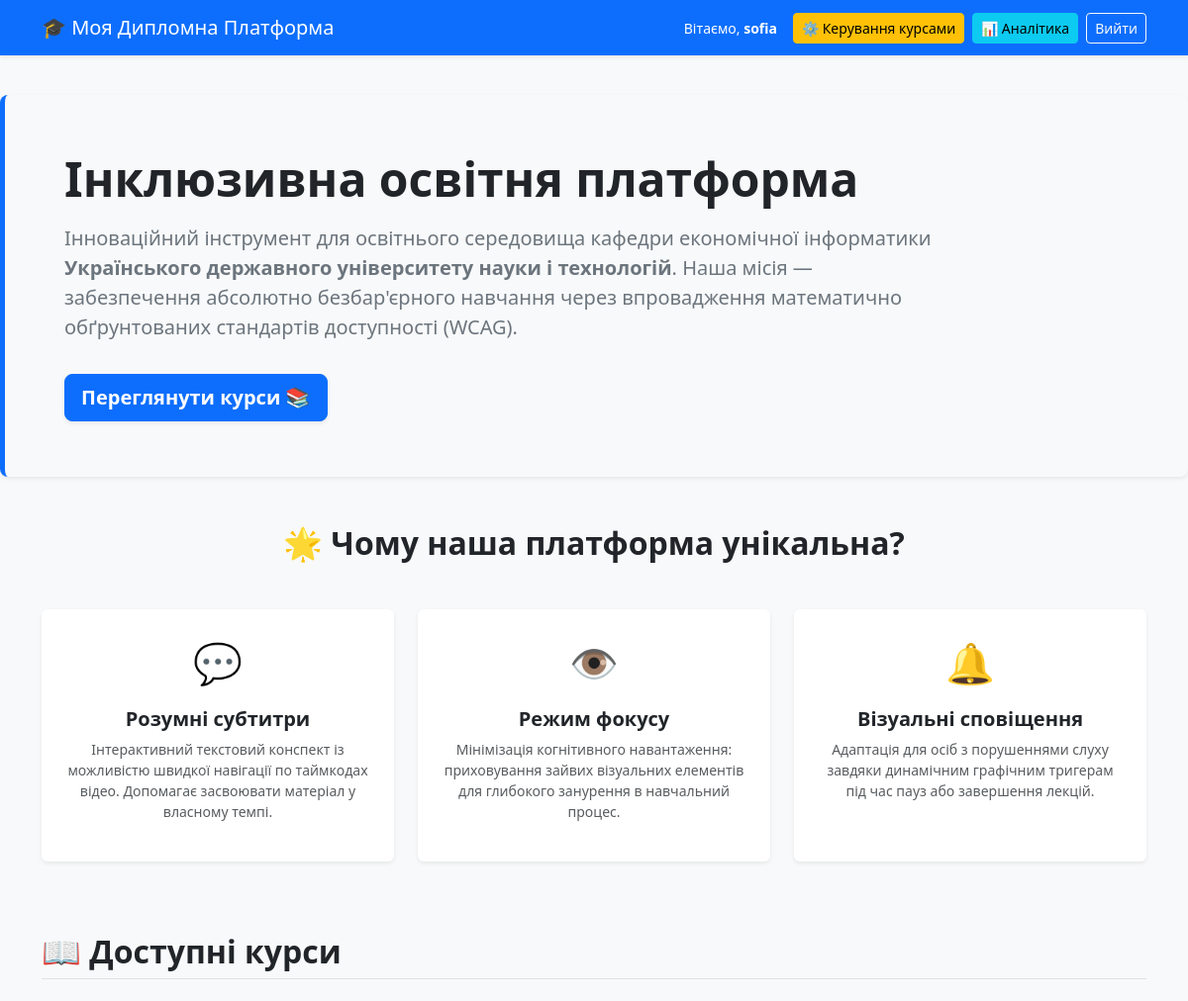
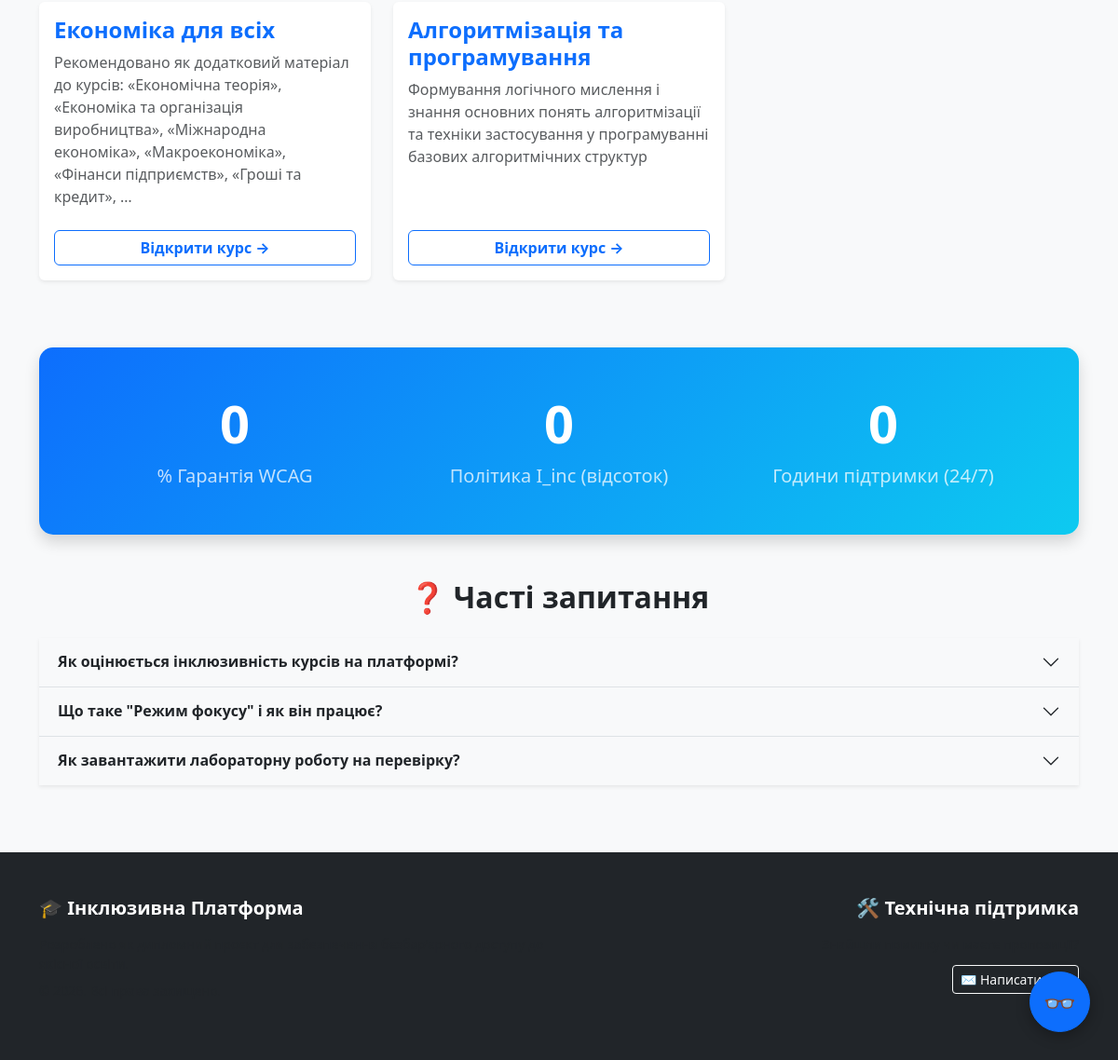
The app's page / (signed in) with its own data (2 pictures, top to bottom).
### courses/models.py (models this page shows, shortened)
class Course(models.Model):
    title = models.CharField(max_length=200, verbose_name="Назва курсу")
    description = models.TextField(verbose_name="Опис курсу")
    author = models.ForeignKey(User, on_delete=models.CASCADE, related_name='courses',
                               limit_choices_to={'is_staff': True}, verbose_name="Автор/Викладач", default=1)
    is_published = models.BooleanField(default=False, verbose_name="Статус публікації")

### courses/views.py (the view)
# urls.py: path('', views.course_list, name='course_list'),
def course_list(request):
    courses = Course.objects.all()
    return render(request, 'courses/course_list.html', {'courses': courses})

### courses/templatetags/role_tags.py (called while the page is built)
@register.filter(name='has_role')
def has_role(user, group_name):
    if not user.is_authenticated:
        return False
    if user.is_superuser:
        return True
    return user.groups.filter(name=group_name).exists()

### courses/templates/courses/course_list.html (shortened to what this page needs)
{% extends 'courses/base.html' %}
{% block content %}
<div class="p-5 mb-5 bg-light rounded-3 shadow-sm mt-3 border-start border-5 border-primary">
    <div class="container-fluid py-2">
        <h1 class="display-5 fw-bold text-dark">Інклюзивна освітня платформа</h1>
        <p class="col-md-10 fs-5 mt-3 text-secondary">
            Інноваційний інструмент для освітнього середовища кафедри економічної інформатики <strong>Українського державного університету науки і технологій</strong>. Наша місія — забезпечення абсолютно безбар'єрного навчання через впровадження математично обґрунтованих стандартів доступності (WCAG).
        </p>
        <a href="#courses-section" class="btn btn-primary btn-lg mt-3 fw-bold shadow-sm">Переглянути курси 📚</a>
    </div>
</div>
<div class="container mb-5">
    <h2 class="text-center mb-4 text-dark fw-bold">🌟 Чому наша платформа унікальна?</h2>
    <div class="row text-center g-4 mt-2">
        <div class="col-md-4">
            <div class="card h-100 border-0 shadow-sm">
                <div class="card-body p-4">
                    <div class="icon-box">💬</div>
                    <h5 class="fw-bold">Розумні субтитри</h5>
                    <p class="text-muted small">Інтерактивний текстовий конспект із можливістю швидкої навігації по таймкодах відео. Допомагає засвоювати матеріал у власному темпі.</p>
                </div>
            </div>
        </div>
        <div class="col-md-4">
            <div class="card h-100 border-0 shadow-sm">
                <div class="card-body p-4">
                    <div class="icon-box">👁️</div>
                    <h5 class="fw-bold">Режим фокусу</h5>
                    <p class="text-muted small">Мінімізація когнітивного навантаження: приховування зайвих візуальних елементів для глибокого занурення в навчальний процес.</p>
                </div>
            </div>
        </div>
        <div class="col-md-4">
            <div class="card h-100 border-0 shadow-sm">
                <div class="card-body p-4">
                    <div class="icon-box">🔔</div>
                    <h5 class="fw-bold">Візуальні сповіщення</h5>
                    <p class="text-muted small">Адаптація для осіб з порушеннями слуху завдяки динамічним графічним тригерам під час пауз або завершення лекцій.</p>
                </div>
            </div>
        </div>
    </div>
</div>
<div id="courses-section" class="container mb-5 pt-4">
    <h2 class="text-dark mb-4 fw-bold border-bottom pb-2">📖 Доступні курси</h2>
    <div class="row">
        {% for course in courses %}
            <div class="col-md-6 col-lg-4 mb-4">
                <div class="card shadow-sm h-100 border-0">
                    <div class="card-body d-flex flex-column">
                        <h4 class="card-title text-primary fw-bold">{{ course.title }}</h4>
                        <p class="card-text text-muted mb-4" style="flex-grow: 1;">{{ course.description|truncatewords:20 }}</p>
                        <a href="{% url 'lesson_detail' course.id %}" class="btn btn-outline-primary w-100 fw-bold">Відкрити курс →</a>
                    </div>
                </div>
            </div>
        {% empty %}
            <div class="col-12 text-center py-4">
                <p class="text-muted">Наразі немає опублікованих курсів. Загляньте сюди згодом!</p>
            </div>
        {% endfor %}
    </div>
</div>
<div class="container mb-5">
    <div class="stat-bg p-5 shadow">
        <div class="row text-center">
            <div class="col-md-4 mb-3 mb-md-0">
                <h2 class="display-4 fw-bold counter" data-target="100">0</h2>
                <span class="fs-5 opacity-75">% Гарантія WCAG</span>
            </div>
            <div class="col-md-4 mb-3 mb-md-0">
                <h2 class="display-4 fw-bold counter" data-target="80">0</h2>
                <span class="fs-5 opacity-75">Політика I_inc (відсоток)</span>
            </div>
            <div class="col-md-4">
                <h2 class="display-4 fw-bold counter" data-target="24">0</h2>
                <span class="fs-5 opacity-75">Години підтримки (24/7)</span>
            </div>
        </div>
    </div>
</div>
<div class="container mb-5 pb-4">
    <h2 class="text-center mb-4 text-dark fw-bold">❓ Часті запитання</h2>
    <div class="accordion shadow-sm" id="faqAccordion">
        <div class="accordion-item border-0 border-bottom">
            <h2 class="accordion-header" id="headingOne">
                <button class="accordion-button collapsed fw-bold bg-light" type="button" data-bs-toggle="collapse" data-bs-target="#collapseOne" aria-expanded="false" aria-controls="collapseOne">
                    Як оцінюється інклюзивність курсів на платформі?
                </button>
            </h2>
        </div>
        <div class="accordion-item border-0 border-bottom">
            <h2 class="accordion-header" id="headingTwo">
                <button class="accordion-button collapsed fw-bold bg-light" type="button" data-bs-toggle="collapse" data-bs-target="#collapseTwo" aria-expanded="false" aria-controls="collapseTwo">
                    Що таке "Режим фокусу" і як він працює?
                </button>
            </h2>
        </div>
        <div class="accordion-item border-0">
            <h2 class="accordion-header" id="headingThree">
                <button class="accordion-button collapsed fw-bold bg-light" type="button" data-bs-toggle="collapse" data-bs-target="#collapseThree" aria-expanded="false" aria-controls="collapseThree">
                    Як завантажити лабораторну роботу на перевірку?
                </button>
            </h2>
        </div>
    </div>
</div>
{% endblock %}

### courses/templates/courses/base.html (shortened to what this page needs)
<!DOCTYPE html>
<html lang="uk">
<head>
    <link href="https://cdn.jsdelivr.net/npm/bootstrap@5.3.0/dist/css/bootstrap.min.css" rel="stylesheet">
</head>
<body class="bg-light d-flex flex-column min-vh-100">
    {% load role_tags %}
    <nav class="navbar navbar-dark bg-primary shadow-sm mb-4">
        <div class="container">
            <a class="navbar-brand" href="/">🎓 Моя Дипломна Платформа</a>
            <div class="d-flex text-white align-items-center">
                {% if user.is_authenticated %}
                    <span class="me-3 small">Вітаємо, <b>{{ user.username }}</b></span>
                    {% if user|has_role:"Teachers" %}
                        <a href="/admin/courses/course/" class="btn btn-warning btn-sm me-2">⚙️ Керування курсами</a>
                        <a href="/analytics/" class="btn btn-info btn-sm me-2">📊 Аналітика</a>
                    {% elif user|has_role:"Students" %}
                        <a href="/dashboard/" class="btn btn-light btn-sm me-2">📚 Моє навчання</a>
                    {% endif %}
                    <form method="post" action="/accounts/logout/" class="d-inline" id="logoutForm">
                        <button type="submit" class="btn btn-outline-light btn-sm">Вийти</button>
                    </form>
                {% else %}
                    <a href="/accounts/login/?next={{ request.path }}" class="btn btn-light btn-sm">Увійти</a>
                {% endif %}
            </div>
        </div>
    </nav>
    {% block content %}
    {% endblock %}
    <footer class="bg-dark text-light py-5 mt-auto">
        <div class="container">
            <div class="row">
                <div class="col-md-6 mb-3 mb-md-0">
                    <h5 class="text-white fw-bold mb-3">🎓 Інклюзивна Платформа</h5>
                    <p class="small text-muted mb-0">Розроблено як дипломний проєкт для забезпечення безбар'єрного доступу до якісної освіти.</p>
                    <p class="small text-muted mt-2">&copy; 2026. Всі права захищено.</p>
                </div>
                <div class="col-md-6 text-md-end">
                    <h5 class="text-white fw-bold mb-3">🛠 Технічна підтримка</h5>
                    <p class="small text-muted mb-1">Знайшли помилку чи маєте пропозиції?</p>
                    <button class="btn btn-outline-light btn-sm mt-2" data-bs-toggle="modal" data-bs-target="#supportModal">✉️ Написати нам</button>
                </div>
            </div>
        </div>
    </footer>
    <button class="btn btn-primary a11y-fab" type="button" data-bs-toggle="offcanvas" data-bs-target="#a11yPanel" aria-controls="a11yPanel" title="Налаштування доступності">
        👓
    </button>
</body>
</html>

### courses/templates/courses/base.html (style rules this page uses)
.a11y-fab { position: fixed; bottom: 30px; right: 30px; border-radius: 50%; width: 65px; height: 65px; box-shadow: 0 4px 15px rgba(0,0,0,0.3); z-index: 1050; font-size: 28px; display: flex; align-items: center; justify-content: center; transition: transform 0.3s ease; }

### courses/templates/courses/course_list.html (style rules this page uses)
.stat-bg { background: linear-gradient(135deg, #0d6efd 0%, #0dcaf0 100%); color: white; border-radius: 15px; }
.icon-box { font-size: 2.5rem; margin-bottom: 15px; color: #0d6efd; }

### records on screen
Course: title "Економіка для всіх", description "Рекомендовано як додатковий матеріал до курсів: «Економічна теорія», «Економіка та організація виробництва», «Міжнародна економіка», «Макроекономіка», «Фінанси підприємств», «Гроші та кредит», …"
Course: title "Алгоритмізація та програмування", description "Формування логічного мислення і знання основних понять алгоритмізації та техніки застосування у програмуванні базових алгоритмічних структур"

### other values on screen
{{ user.username }} "sofia"
